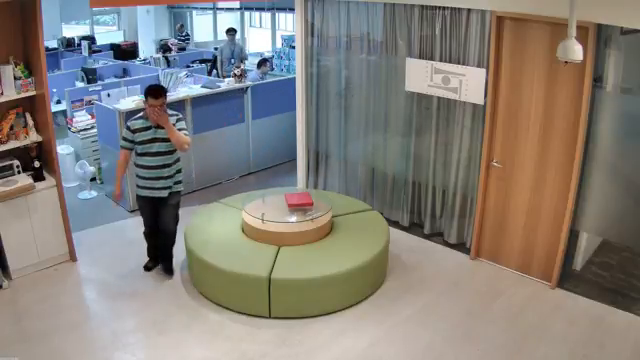
#> input picture frame 114 of Face_recognition/facerec.mp4, 640 x 360 px, given in place of walking.avi, which was not available
$ jupyter execute 'Car and People Detection.ipynb'   (text cells are left out)
#> lines starting #> are read from the running program, lines starting #| are printed output that depends on the picture; pictures that were not available may be replaced by others from this repository, and a replacement may not be noted
[cell 1]
#download files

import numpy as np
import cv2
import urllib.request

[cell 2]
url1='https://raw.githubusercontent.com/PacktPublishing/Hands-On-Computer-Vision-with-OpenCV-4-Keras-and-TensorFlow-2/master/Section%203/Haarcascades/haarcascade_fullbody.xml'

urllib.request.urlretrieve(url1, 'haarcascade_fullbody.xml')
#> (this line was passed over: the network is not available in this run)

url2='https://raw.githubusercontent.com/PacktPublishing/Hands-On-Computer-Vision-with-OpenCV-4-Keras-and-TensorFlow-2/master/Section%203/images/walking.avi'

urllib.request.urlretrieve(url2, 'walking.avi')
#> (this line was passed over: the network is not available in this run)

[cell 3]
import cv2
import numpy as np

from google.colab.patches import cv2_imshow


# Create our body classifier
body_classifier = cv2.CascadeClassifier('/content/haarcascade_fullbody.xml')

# Initiate video capture for video file
cap = cv2.VideoCapture('/content/walking.avi')

# Loop once video is successfully loaded
while cap.isOpened():

    # Read first frame
    ret, frame = cap.read()
#> frame is the input picture: shape (360, 640, 3); mean B, G, R 121.6, 128.1, 133.1
    frame = cv2.resize(frame, None,fx=0.5, fy=0.5, interpolation = cv2.INTER_LINEAR)
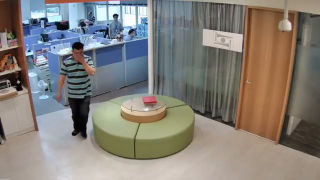
#> frame: shape (180, 320, 3); mean B, G, R 121.8, 128.3, 133.3

    gray = cv2.cvtColor(frame, cv2.COLOR_BGR2GRAY)
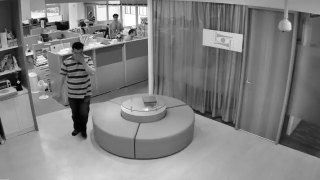
#> gray: shape (180, 320); min 1, max 255, mean 129
    # Pass frame to our body classifier
    bodies = body_classifier.detectMultiScale(gray, 1.2, 3)
#> bodies = [[47, 41, 60, 120]]

    # Extract bounding boxes for any bodies identified
    for (x,y,w,h) in bodies:
        cv2.rectangle(frame, (x, y), (x+w, y+h), (0, 255, 255), 2)
        cv2_imshow(frame)
#> this loop made 1 pass
#> pass 1, `cv2_imshow(frame)`:
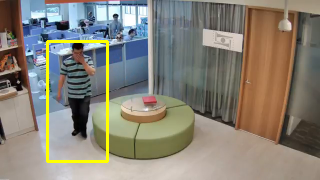
#> shown: shape (180, 320, 3); mean B, G, R 118.7, 130.2, 135.4

    if cv2.waitKey(1) == 13: #13 is the Enter Key
#> (key Esc is pressed here)
        break

cap.release()
cv2.destroyAllWindows()

[cell 4]
url1='https://raw.githubusercontent.com/PacktPublishing/Hands-On-Computer-Vision-with-OpenCV-4-Keras-and-TensorFlow-2/master/Section%203/Haarcascades/haarcascade_fullbody.xml'

urllib.request.urlretrieve(url1, 'haarcascade_car.xml')
#> (this line was passed over: the network is not available in this run)

url2='https://raw.githubusercontent.com/PacktPublishing/Hands-On-Computer-Vision-with-OpenCV-4-Keras-and-TensorFlow-2/master/Section%203/images/cars.avi'

urllib.request.urlretrieve(url2, 'cars.avi')
#> (this line was passed over: the network is not available in this run)

$ run again, starting later in the video
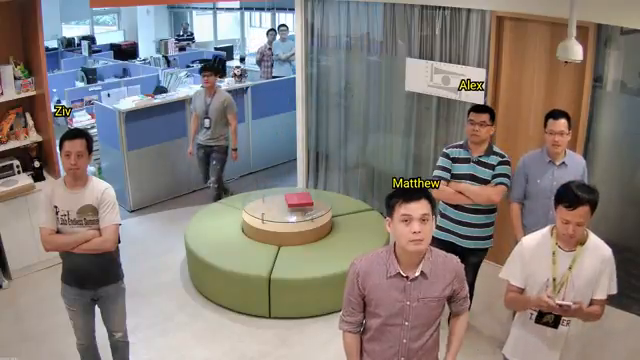
#> input picture frame 513 of Face_recognition/facerec.mp4, 640 x 360 px, given in place of walking.avi, which was not available
#> frame is the input picture: shape (360, 640, 3); mean B, G, R 121.1, 125.4, 133.4
#> `frame = cv2.resize(frame, None,fx=0.5, fy=0.5, interpolation = cv2.INT..`:
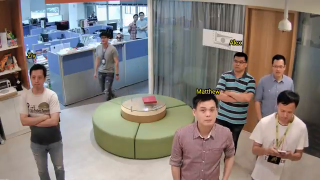
#> frame: shape (180, 320, 3); mean B, G, R 121.2, 125.6, 133.6
#> `gray = cv2.cvtColor(frame, cv2.COLOR_BGR2GRAY)`:
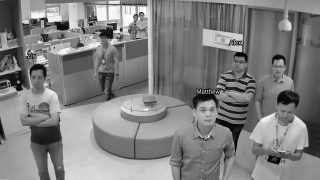
#> gray: shape (180, 320); min 1, max 255, mean 127.5
#> bodies = ()

$ run again, starting later in the video
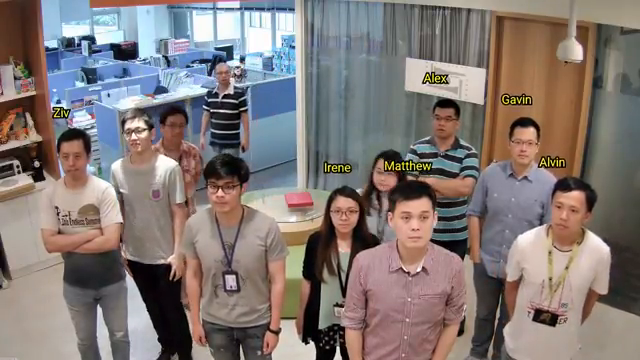
#> input picture frame 912 of Face_recognition/facerec.mp4, 640 x 360 px, given in place of walking.avi, which was not available
#> frame is the input picture: shape (360, 640, 3); mean B, G, R 116.8, 119.9, 130.1
#> `frame = cv2.resize(frame, None,fx=0.5, fy=0.5, interpolation = cv2.INT..`:
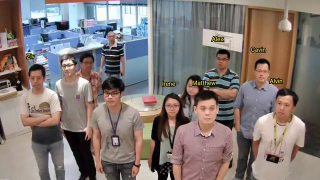
#> frame: shape (180, 320, 3); mean B, G, R 116.9, 120, 130.2
#> `gray = cv2.cvtColor(frame, cv2.COLOR_BGR2GRAY)`:
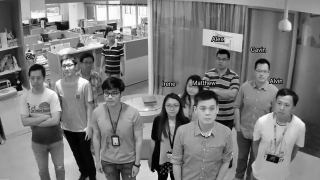
#> gray: shape (180, 320); min 0, max 255, mean 122.7
#> bodies = ()
